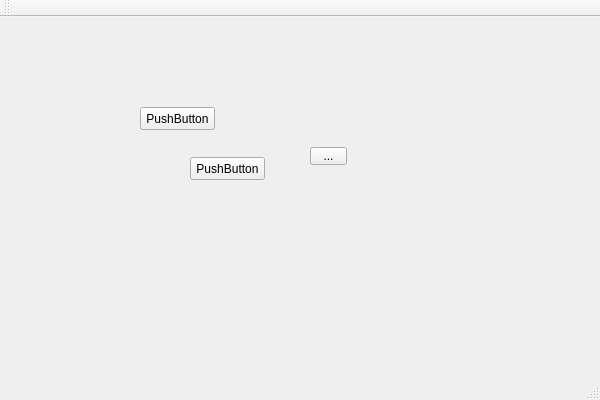
<?xml version="1.0" encoding="UTF-8"?>
<ui version="4.0">
 <class>myQtClass</class>
 <widget class="QMainWindow" name="myQtClass">
  <property name="geometry">
   <rect>
    <x>0</x>
    <y>0</y>
    <width>600</width>
    <height>400</height>
   </rect>
  </property>
  <property name="windowTitle">
   <string>Project_1</string>
  </property>
  <widget class="QWidget" name="centralWidget">
   <widget class="QPushButton" name="pushButton">
    <property name="geometry">
     <rect>
      <x>190</x>
      <y>140</y>
      <width>75</width>
      <height>23</height>
     </rect>
    </property>
    <property name="text">
     <string>PushButton</string>
    </property>
   </widget>
   <widget class="QToolButton" name="toolButton">
    <property name="geometry">
     <rect>
      <x>310</x>
      <y>130</y>
      <width>37</width>
      <height>18</height>
     </rect>
    </property>
    <property name="text">
     <string>...</string>
    </property>
   </widget>
   <widget class="QPushButton" name="pushButton_2">
    <property name="geometry">
     <rect>
      <x>140</x>
      <y>90</y>
      <width>75</width>
      <height>23</height>
     </rect>
    </property>
    <property name="text">
     <string>PushButton</string>
    </property>
   </widget>
  </widget>
  <widget class="QMenuBar" name="menuBar">
   <property name="geometry">
    <rect>
     <x>0</x>
     <y>0</y>
     <width>600</width>
     <height>23</height>
    </rect>
   </property>
  </widget>
  <widget class="QToolBar" name="mainToolBar">
   <attribute name="toolBarArea">
    <enum>TopToolBarArea</enum>
   </attribute>
   <attribute name="toolBarBreak">
    <bool>false</bool>
   </attribute>
  </widget>
  <widget class="QStatusBar" name="statusBar"/>
 </widget>
 <layoutdefault spacing="6" margin="11"/>
 <resources/>
 <connections/>
</ui>
